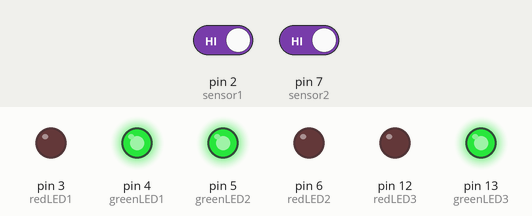
Simulated run of this sketch. Board: Arduino Uno, built with avr-gcc and run on an emulated ATmega328P. Parts: output pins drawn as LEDs (lit = HIGH). Inputs (shaded band) come from the test bench; at power-on: pin 2 (sensor1) HIGH, pin 7 (sensor2) HIGH. WiFi joins after 1.5 s; servers stay silent unless stated.

Above: at 3.0 s.
3.1 s: pin 2 (sensor1) driven LOW
At 4.0 s:
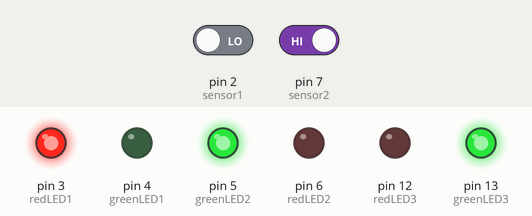
5.0 s: pin 7 (sensor2) driven LOW
At 6.7 s:
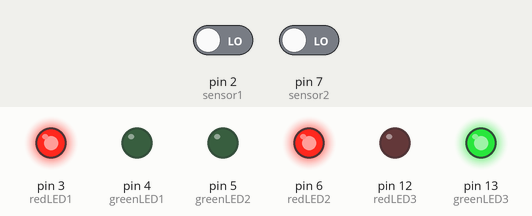
7.0 s: pin 2 (sensor1) driven HIGH
At 8.2 s:
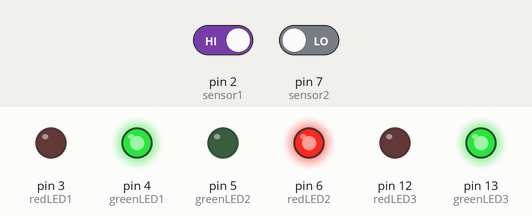
9.0 s: pin 7 (sensor2) driven HIGH
At 10.9 s:
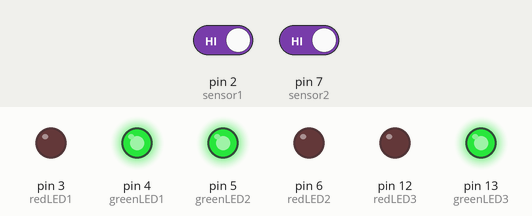
Timing chart, 0 to 12.0 s (numbered marks = the images above; inputs shaded):
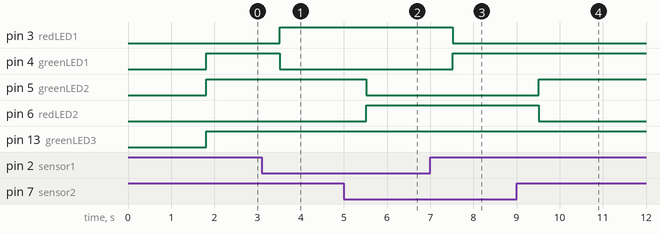

The sketch:

blynkcolortest.ino
```cpp
// (licence header left out)
/* Comment this out to disable prints and save space */
#define BLYNK_PRINT SwSerial


#include <SoftwareSerial.h>
SoftwareSerial SwSerial(10, 11); // RX, TX

#include <BlynkSimpleStream.h>

// You should get Auth Token in the Blynk App.
// Go to the Project Settings (nut icon).
char auth[] = "";

WidgetLED led1(V1);
WidgetLED led2(V2);
WidgetLED led3(V3);

BlynkTimer timer;
bool ledStatus = false;
int sensor1 = 2;
int redLED1 = 3;
int greenLED1 = 4;

int sensor2 = 7;
int redLED2 = 6;
int greenLED2 = 5;

int sensor3 = 11;
int redLED3 = 12;
int greenLED3 = 13;

#define BLYNK_GREEN     "#23C48E"
#define BLYNK_BLUE      "#04C0F8"
#define BLYNK_YELLOW    "#ED9D00"
#define BLYNK_RED       "#D3435C"
#define BLYNK_DARK_BLUE "#5F7CD8"

// V1 LED Widget is blinking
void blinkLedWidget()
{
  int sensorval1 = digitalRead(sensor1);
  int sensorval2 = digitalRead(sensor2);
  int sensorval3 = digitalRead(sensor3);
  int spotsRemaining = 0;
//  Serial.print("sensorval1: ");
//  Serial.println(sensorval1);
  if(sensorval1 == 0) {
     digitalWrite(redLED1, HIGH);
     digitalWrite(greenLED1, LOW);
     led1.setColor(BLYNK_RED);
   } else {
     digitalWrite(redLED1, LOW);
     digitalWrite(greenLED1, HIGH);
     led1.setColor(BLYNK_GREEN);
     spotsRemaining++;
   }

   if(sensorval2 == 0) {
     digitalWrite(redLED2, HIGH);
     digitalWrite(greenLED2, LOW);
     led2.setColor(BLYNK_RED);
   } else {
     digitalWrite(redLED2, LOW);
     digitalWrite(greenLED2, HIGH);
     led2.setColor(BLYNK_GREEN);
     spotsRemaining++;
   }

  if(sensorval3 == 0) {
     digitalWrite(redLED3, HIGH);
     digitalWrite(greenLED3, LOW);
     led3.setColor(BLYNK_RED);
   } else {
     digitalWrite(redLED3, LOW);
     digitalWrite(greenLED3, HIGH);
     led3.setColor(BLYNK_GREEN);
     spotsRemaining++;
   }

  Blynk.virtualWrite(V0, spotsRemaining);
}

void setup()
{
  // Debug console
  SwSerial.begin(9600);
  Serial.println("in setup");
  SwSerial.println("in setup 2");

  // Blynk will work through Serial
  // Do not read or write this serial manually in your sketch
  Serial.begin(9600);
  Blynk.begin(Serial, auth);

  pinMode(sensor1, INPUT);
  pinMode(redLED1, OUTPUT);
  pinMode(greenLED1, OUTPUT);

  pinMode(sensor2, INPUT);
  pinMode(redLED2, OUTPUT);
  pinMode(greenLED2, OUTPUT);

  pinMode(sensor3, INPUT);
  pinMode(redLED3, OUTPUT);
  pinMode(greenLED3, OUTPUT);

  // Turn LED on, so colors are visible
  led1.on();
  led2.on();
  led3.on();
  // Setup periodic color change
  timer.setInterval(1000L, blinkLedWidget);
}

void loop()
{
  Blynk.run();
  timer.run();
}
```

Measured:
- after the input at 3.1 s, pin 3 (redLED1): LOW → HIGH after 0.42 s; pin 4 (greenLED1): HIGH → LOW after 0.42 s
- after the input at 5.0 s, pin 5 (greenLED2): HIGH → LOW after 0.52 s; pin 6 (redLED2): LOW → HIGH after 0.52 s
- after the input at 7.0 s, pin 3 (redLED1): HIGH → LOW after 0.52 s; pin 4 (greenLED1): LOW → HIGH after 0.52 s
- after the input at 9.0 s, pin 5 (greenLED2): LOW → HIGH after 0.52 s; pin 6 (redLED2): HIGH → LOW after 0.52 s
